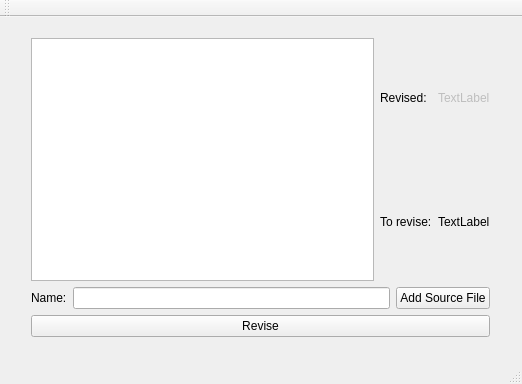
<?xml version="1.0" encoding="UTF-8"?>
<ui version="4.0">
 <class>CodeRevisionClass</class>
 <widget class="QMainWindow" name="CodeRevisionClass">
  <property name="geometry">
   <rect>
    <x>0</x>
    <y>0</y>
    <width>522</width>
    <height>384</height>
   </rect>
  </property>
  <property name="windowTitle">
   <string>CodeRevision</string>
  </property>
  <widget class="QWidget" name="centralWidget">
   <widget class="QWidget" name="layoutWidget">
    <property name="geometry">
     <rect>
      <x>20</x>
      <y>10</y>
      <width>481</width>
      <height>321</height>
     </rect>
    </property>
    <layout class="QVBoxLayout" name="verticalLayout_2">
     <item>
      <layout class="QHBoxLayout" name="horizontalLayout_6">
       <property name="sizeConstraint">
        <enum>QLayout::SetDefaultConstraint</enum>
       </property>
       <item>
        <widget class="QListWidget" name="listWidgetSourceFiles"/>
       </item>
       <item>
        <layout class="QVBoxLayout" name="verticalLayout">
         <item>
          <layout class="QHBoxLayout" name="horizontalLayout_4">
           <item>
            <widget class="QLabel" name="labelNameRevised">
             <property name="text">
              <string>Revised:</string>
             </property>
            </widget>
           </item>
           <item>
            <widget class="QLabel" name="labelValueRevised">
             <property name="enabled">
              <bool>false</bool>
             </property>
             <property name="text">
              <string>TextLabel</string>
             </property>
            </widget>
           </item>
          </layout>
         </item>
         <item>
          <layout class="QHBoxLayout" name="horizontalLayout_5">
           <item>
            <widget class="QLabel" name="labelNameToRevise">
             <property name="text">
              <string>To revise:</string>
             </property>
            </widget>
           </item>
           <item>
            <widget class="QLabel" name="labelValueToRevise">
             <property name="text">
              <string>TextLabel</string>
             </property>
            </widget>
           </item>
          </layout>
         </item>
        </layout>
       </item>
      </layout>
     </item>
     <item>
      <layout class="QHBoxLayout" name="horizontalLayout_7">
       <item>
        <widget class="QLabel" name="labelSourceFileName">
         <property name="text">
          <string>Name:</string>
         </property>
        </widget>
       </item>
       <item>
        <widget class="QLineEdit" name="lineEditSourceFileName"/>
       </item>
       <item>
        <widget class="QPushButton" name="buttonAddSourceFile">
         <property name="text">
          <string>Add Source File</string>
         </property>
        </widget>
       </item>
      </layout>
     </item>
     <item>
      <widget class="QPushButton" name="buttonRevise">
       <property name="text">
        <string>Revise</string>
       </property>
      </widget>
     </item>
    </layout>
   </widget>
  </widget>
  <widget class="QMenuBar" name="menuBar">
   <property name="geometry">
    <rect>
     <x>0</x>
     <y>0</y>
     <width>522</width>
     <height>22</height>
    </rect>
   </property>
  </widget>
  <widget class="QToolBar" name="mainToolBar">
   <attribute name="toolBarArea">
    <enum>TopToolBarArea</enum>
   </attribute>
   <attribute name="toolBarBreak">
    <bool>false</bool>
   </attribute>
  </widget>
  <widget class="QStatusBar" name="statusBar"/>
 </widget>
 <layoutdefault spacing="6" margin="11"/>
 <resources>
  <include location="CodeRevision.qrc"/>
 </resources>
 <connections/>
</ui>
